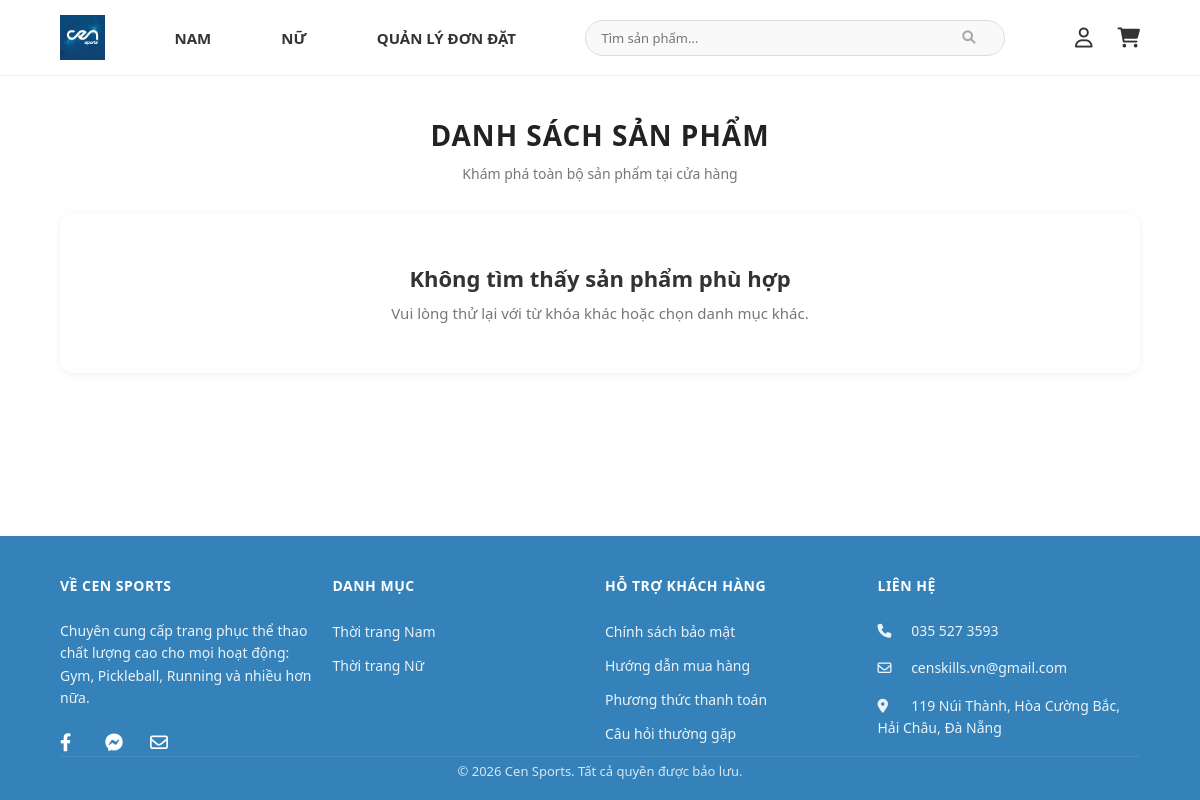
Before: /san-pham/ with the older database file.
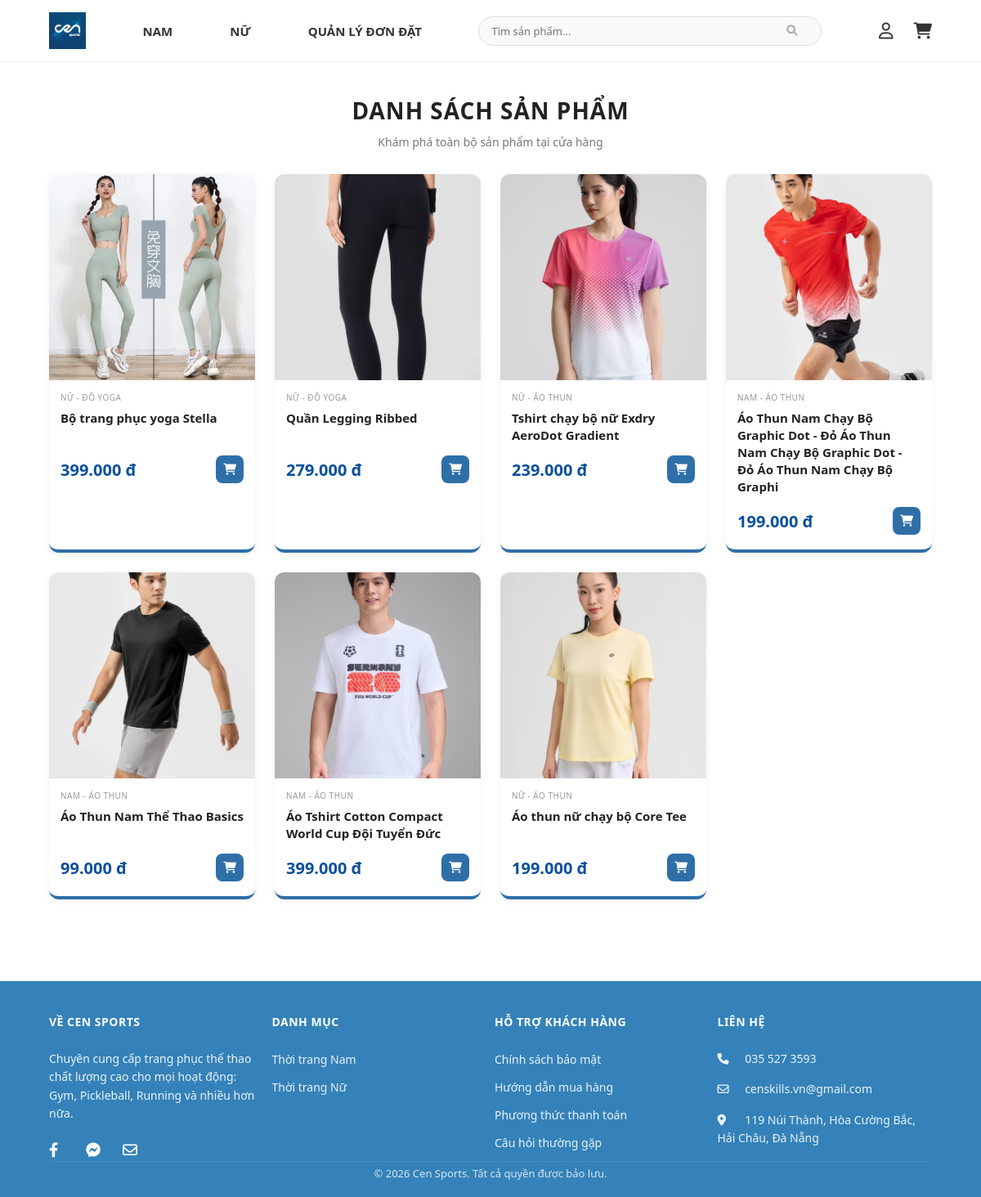
After: the same page with the newer database file.
### quanLySanPham/models.py (models this page shows, shortened)
class SanPham(models.Model):
    TRANG_THAI_CHOICES = [
        (0, 'Đang bán'),
        (1, 'Hết hàng'),
        (2, 'Ngừng bán'),
    ]
    SP_Ma = models.CharField(max_length=10, primary_key=True)
    DM_Ma = models.ForeignKey(DanhMuc, on_delete=models.CASCADE, related_name='san_pham_thuoc_dm')
    SP_Ten = models.CharField(max_length=100)
    SP_GiaBan = models.DecimalField(max_digits=10, decimal_places=2, default=0)
    SP_MoTa = models.TextField(null=True, blank=True)
    SP_HinhAnh = models.ImageField(upload_to="sanpham/", null=True, blank=True)
    SP_TrangThai = models.IntegerField(
        choices=TRANG_THAI_CHOICES,
        default=1
    )

### QuanLyDanhMuc/models.py (models this page shows, shortened)
class DanhMuc(models.Model):
    DM_Ma = models.CharField(max_length=9, primary_key=True)
    DM_Ten = models.CharField(max_length=100)
    DM_Thuoc = models.CharField(max_length=100, null=True, blank=True)

### gioHang/views.py (the view)
# urls.py: path('san-pham/', views.danhSachSanPham, name='danhSachSanPham'),
def danhSachSanPham(request):
    ds_san_pham = SanPham.objects.filter(SP_TrangThai=0).select_related('DM_Ma').order_by('SP_Ten')
    gioi_tinh = request.GET.get('gioi_tinh', '').strip()
    danh_muc = request.GET.get('danh_muc', '').strip()
    q = request.GET.get('q', '').strip()
    if q:
        q_normalized = normalize_text(q)
        tu_khoa_list = q_normalized.split()
        ket_qua = []
        for sp in ds_san_pham:
            ten_sp = normalize_text(sp.SP_Ten)
            mo_ta_sp = normalize_text(sp.SP_MoTa)
            noi_dung_tim = f"{ten_sp} {mo_ta_sp}"
            if all(tu in noi_dung_tim for tu in tu_khoa_list):
                ket_qua.append(sp)
        ds_san_pham = ket_qua
    else:
        if gioi_tinh:
            ds_san_pham = ds_san_pham.filter(DM_Ma__DM_Thuoc__iexact=gioi_tinh)
        if danh_muc:
            ds_san_pham = ds_san_pham.filter(DM_Ma__DM_Ten__iexact=danh_muc)
    danh_muc_nam = DanhMuc.objects.filter(DM_Thuoc='NAM').order_by('DM_Ten')
    danh_muc_nu = DanhMuc.objects.filter(DM_Thuoc='NỮ').order_by('DM_Ten')
    return render(request, 'sanpham/danh_sach_san_pham.html', {
        'ds_san_pham': ds_san_pham,
        'gioi_tinh_da_chon': gioi_tinh,
        'danh_muc_da_chon': danh_muc,
        'tu_khoa': q,
        'danh_muc_nam': danh_muc_nam,
        'danh_muc_nu': danh_muc_nu,
    })

### gioHang/context_processors.py (called while the page is built, shortened)
def cart_count_processor(request):
    return {'cart_count': 0}

### gioHang/templatetags/custom_filters.py (called while the page is built)
@register.filter
def vietnam_number(value):
    try:
        if value is None:
            return "0"
        num = float(value)
        return "{:,.0f}".format(num).replace(",", ".")
    except (ValueError, TypeError):
        return value

### gioHang/templates/sanpham/danh_sach_san_pham.html (shortened to what this page needs)
{% extends 'user/base_user.html' %}
{% load static %}
{% load custom_filters %}
{% load humanize %}
{% block content %}
<div class="page-header">
    {% if tu_khoa %}
        <h2 class="section-title">Kết quả tìm kiếm</h2>
        <p class="section-subtitle">Từ khóa: "{{ tu_khoa }}"</p>
    {% elif gioi_tinh_da_chon and danh_muc_da_chon %}
        <h2 class="section-title">{{ gioi_tinh_da_chon }} - {{ danh_muc_da_chon }}</h2>
        <p class="section-subtitle">Danh sách sản phẩm theo danh mục đã chọn</p>
    {% elif gioi_tinh_da_chon %}
        <h2 class="section-title">Sản phẩm {{ gioi_tinh_da_chon }}</h2>
        <p class="section-subtitle">Khám phá các sản phẩm dành cho {{ gioi_tinh_da_chon|lower }}</p>
    {% else %}
        <h2 class="section-title">Danh sách sản phẩm</h2>
        <p class="section-subtitle">Khám phá toàn bộ sản phẩm tại cửa hàng</p>
    {% endif %}
</div>
<div class="product-grid">
    {% for sp in ds_san_pham %}
    <a href="{% url 'chiTietSanPham' sp.SP_Ma %}" class="product-card">
        <div class="product-img-wrap">
            {% if sp.SP_HinhAnh %}
                <img src="{{ sp.SP_HinhAnh.url }}" class="product-img" alt="{{ sp.SP_Ten }}">
            {% else %}
                <img src="{% static 'gioHangUser/aothun.jpg' %}" class="product-img" alt="{{ sp.SP_Ten }}">
            {% endif %}
        </div>
        <div class="product-info">
            <p class="product-category">
                {{ sp.DM_Ma.DM_Thuoc }} - {{ sp.DM_Ma.DM_Ten }}
            </p>
            <p class="product-name">{{ sp.SP_Ten }}</p>
            <div class="product-bottom">
                <span class="price">{{ sp.SP_GiaBan|vietnam_number }} đ</span>
                <span class="cart-btn">
                    <i class="fa fa-shopping-cart"></i>
                </span>
            </div>
        </div>
    </a>
    {% empty %}
    <div class="empty-state">
        <h3>Không tìm thấy sản phẩm phù hợp</h3>
        <p>Vui lòng thử lại với từ khóa khác hoặc chọn danh mục khác.</p>
    </div>
    {% endfor %}
</div>
{% endblock %}

Changed rows visible on the page:
added SanPham: SP_HinhAnh (picture), DM_Ma.DM_Thuoc "NỮ", DM_Ma.DM_Ten "ĐỒ YOGA", SP_Ten "Bộ trang phục yoga Stella", SP_GiaBan|vietnam_number "399.000"
added SanPham: SP_HinhAnh (picture), DM_Ma.DM_Thuoc "NỮ", DM_Ma.DM_Ten "ĐỒ YOGA", SP_Ten "Quần Legging Ribbed", SP_GiaBan|vietnam_number "279.000"
added SanPham: SP_HinhAnh (picture), DM_Ma.DM_Thuoc "NỮ", DM_Ma.DM_Ten "ÁO THUN", SP_Ten "Tshirt chạy bộ nữ Exdry AeroDot Gradient", SP_GiaBan|vietnam_number "239.000"
added SanPham: SP_HinhAnh (picture), DM_Ma.DM_Thuoc "NAM", DM_Ma.DM_Ten "ÁO THUN", SP_Ten "Áo Thun Nam Chạy Bộ Graphic Dot - Đỏ Áo Thun Nam Chạy Bộ Graphic Dot - Đỏ Áo Thun Nam Chạy Bộ Graphi", SP_GiaBan|vietnam_number "199.000"
now on this page (row edited): SanPham: SP_HinhAnh (picture), DM_Ma.DM_Thuoc "NAM", DM_Ma.DM_Ten "ÁO THUN", SP_Ten "Áo Thun Nam Thể Thao Basics", SP_GiaBan|vietnam_number "99.000"
added SanPham: SP_HinhAnh (picture), DM_Ma.DM_Thuoc "NAM", DM_Ma.DM_Ten "ÁO THUN", SP_Ten "Áo Tshirt Cotton Compact World Cup Đội Tuyển Đức", SP_GiaBan|vietnam_number "399.000"
added SanPham: SP_HinhAnh (picture), DM_Ma.DM_Thuoc "NỮ", DM_Ma.DM_Ten "ÁO THUN", SP_Ten "Áo thun nữ chạy bộ Core Tee", SP_GiaBan|vietnam_number "199.000"
Other visible differences:
text no longer shown: "Không tìm thấy sản phẩm phù hợp Vui lòng thử lại với từ khóa khác hoặc chọn danh mục khác."
